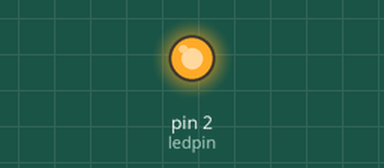
This sketch was run on a simulated Arduino Uno, built with avr-gcc and run on an emulated ATmega328P. Parts: output pins drawn as LEDs (lit = HIGH).

Above: at 0.3 s.
At 11.8 s:
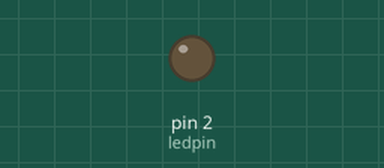
Timing chart, 0 to 16.6 s (numbered marks = the images above):
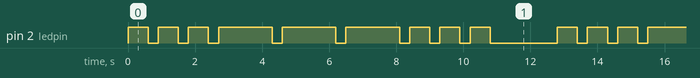

Measured:
- by itself, pin 2 (ledpin): repeats every 12.8 s: 2 × (LOW 0.30 s, HIGH 0.60 s), 3 × (LOW 0.30 s, HIGH 1.6 s), 3 × (LOW 0.30 s, HIGH 0.60 s), LOW 2.0 s, HIGH 0.60 s
- by itself, everything shown: repeats every 12.8 s, in 18 steps

The sketch:

feb05-sos.ino
```cpp
int ledpin = 2;
int time1 = 300;

void setup() {
  // put your setup code here, to run once:
  pinMode(ledpin, OUTPUT);

}

void loop() {
  // put your main code here, to run repeatedly:
  digitalWrite(ledpin, HIGH);
  delay(600);
  digitalWrite(ledpin, LOW);
  delay(time1);
  digitalWrite(ledpin, HIGH);
  delay(600);
  digitalWrite(ledpin, LOW);
  delay(time1);
  digitalWrite(ledpin, HIGH);
  delay(600);
  digitalWrite(ledpin, LOW);
  delay(time1);

  digitalWrite(ledpin, HIGH);
  delay(1600);
  digitalWrite(ledpin, LOW);
  delay(time1);
  digitalWrite(ledpin, HIGH);
  delay(1600);
  digitalWrite(ledpin, LOW);
  delay(time1);
  digitalWrite(ledpin, HIGH);
  delay(1600);
  digitalWrite(ledpin, LOW);
  delay(time1);

  digitalWrite(ledpin, HIGH);
  delay(600);
  digitalWrite(ledpin, LOW);
  delay(time1);
  digitalWrite(ledpin, HIGH);
  delay(600);
  digitalWrite(ledpin, LOW);
  delay(time1);
  digitalWrite(ledpin, HIGH);
  delay(600);
  digitalWrite(ledpin, LOW);
  delay(2000);

}
```
